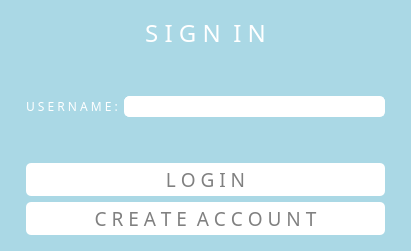
   <widget class="QGroupBox" name="SignIn">
    <property name="geometry">
     <rect>
      <x>230</x>
      <y>190</y>
      <width>411</width>
      <height>251</height>
     </rect>
    </property>
    <property name="font">
     <font>
      <family>Calibre</family>
      <pointsize>18</pointsize>
     </font>
    </property>
    <property name="styleSheet">
     <string notr="true">QGroupBox{
	background-color: #aad8e5;
	color: white;
	padding: 5px;
	border-radius: 10px;
}</string>
    </property>
    <property name="title">
     <string/>
    </property>
    <layout class="QVBoxLayout" name="verticalLayout">
     <item>
      <widget class="QLabel" name="SignInTxt">
       <property name="sizePolicy">
        <sizepolicy hsizetype="Preferred" vsizetype="Fixed">
         <horstretch>0</horstretch>
         <verstretch>0</verstretch>
        </sizepolicy>
       </property>
       <property name="font">
        <font>
         <family>Calibre</family>
         <pointsize>18</pointsize>
        </font>
       </property>
       <property name="styleSheet">
        <string notr="true">QLabel {
	color: white;
}</string>
       </property>
       <property name="text">
        <string>S I G N  I N</string>
       </property>
       <property name="alignment">
        <set>Qt::AlignCenter</set>
       </property>
      </widget>
     </item>
     <item>
      <layout class="QHBoxLayout" name="UserName">
       <property name="leftMargin">
        <number>10</number>
       </property>
       <property name="topMargin">
        <number>40</number>
       </property>
       <property name="rightMargin">
        <number>10</number>
       </property>
       <property name="bottomMargin">
        <number>40</number>
       </property>
       <item>
        <widget class="QLabel" name="UserNameTxt">
         <property name="font">
          <font>
           <family>Calibre</family>
          </font>
         </property>
         <property name="styleSheet">
          <string notr="true">QLabel {
	color: white;
}</string>
         </property>
         <property name="text">
          <string>U S E R N A M E :</string>
         </property>
        </widget>
       </item>
       <item>
        <widget class="QLineEdit" name="UserNameInput">
         <property name="font">
          <font>
           <family>Calibre</family>
          </font>
         </property>
         <property name="styleSheet">
          <string notr="true">QLineEdit{
	background-color: white;
	color: black;
	border: 1px solid white;
	border-radius: 5px;
}</string>
         </property>
        </widget>
       </item>
      </layout>
     </item>
     <item>
      <widget class="QPushButton" name="LoginButton">
       <property name="sizePolicy">
        <sizepolicy hsizetype="Minimum" vsizetype="Preferred">
         <horstretch>0</horstretch>
         <verstretch>0</verstretch>
        </sizepolicy>
       </property>
       <property name="font">
        <font>
         <family>Calibre</family>
         <pointsize>14</pointsize>
        </font>
       </property>
       <property name="styleSheet">
        <string notr="true">QPushButton{
	background-color: white;
	color: gray;
	border-radius: 5px;
	margin-left:10px;
	margin-right:10px;
}

QPushButton:pressed{
	background-color: gray;
	color: white;
}</string>
       </property>
       <property name="text">
        <string>L O G I N</string>
       </property>
      </widget>
     </item>
     <item>
      <widget class="QPushButton" name="CreateAccButton">
       <property name="sizePolicy">
        <sizepolicy hsizetype="Minimum" vsizetype="Preferred">
         <horstretch>0</horstretch>
         <verstretch>0</verstretch>
        </sizepolicy>
       </property>
       <property name="font">
        <font>
         <family>Calibre</family>
         <pointsize>14</pointsize>
        </font>
       </property>
       <property name="styleSheet">
        <string notr="true">QPushButton{
	background-color: white;
	color: gray;
	border-radius: 5px;
	margin-left:10px;
	margin-right:10px;
}

QPushButton:pressed{
	background-color: gray;
	color: white;
}</string>
       </property>
       <property name="text">
        <string>C R E A T E  A C C O U N T</string>
       </property>
      </widget>
     </item>
    </layout>
   </widget>
